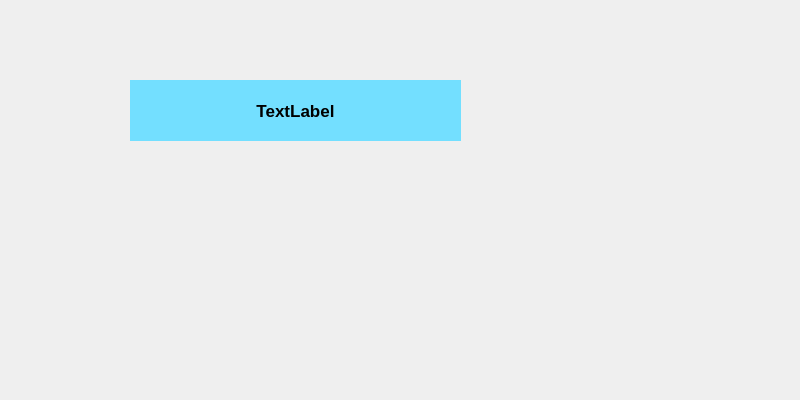
<?xml version="1.0" encoding="UTF-8"?>
<ui version="4.0">
 <class>MainWindow</class>
 <widget class="QMainWindow" name="MainWindow">
  <property name="geometry">
   <rect>
    <x>0</x>
    <y>0</y>
    <width>800</width>
    <height>400</height>
   </rect>
  </property>
  <property name="windowTitle">
   <string>MainWindow</string>
  </property>
  <widget class="QWidget" name="centralWidget">
   <widget class="QLabel" name="RTTimeLabel">
    <property name="geometry">
     <rect>
      <x>130</x>
      <y>80</y>
      <width>331</width>
      <height>61</height>
     </rect>
    </property>
    <property name="font">
     <font>
      <pointsize>13</pointsize>
      <weight>75</weight>
      <bold>true</bold>
     </font>
    </property>
    <property name="styleSheet">
     <string notr="true">background-color: qlineargradient(spread:pad, x1:0, y1:0, x2:1, y2:0, stop:0 rgba(255, 178, 102, 255), stop:0.55 rgba(235, 148, 61, 255), stop:0.98 rgba(0, 0, 0, 255), stop:1 rgba(0, 0, 0, 0));
background-color: rgb(115, 223, 255);</string>
    </property>
    <property name="text">
     <string>TextLabel</string>
    </property>
    <property name="alignment">
     <set>Qt::AlignCenter</set>
    </property>
   </widget>
  </widget>
 </widget>
 <layoutdefault spacing="6" margin="11"/>
 <resources/>
 <connections/>
</ui>
